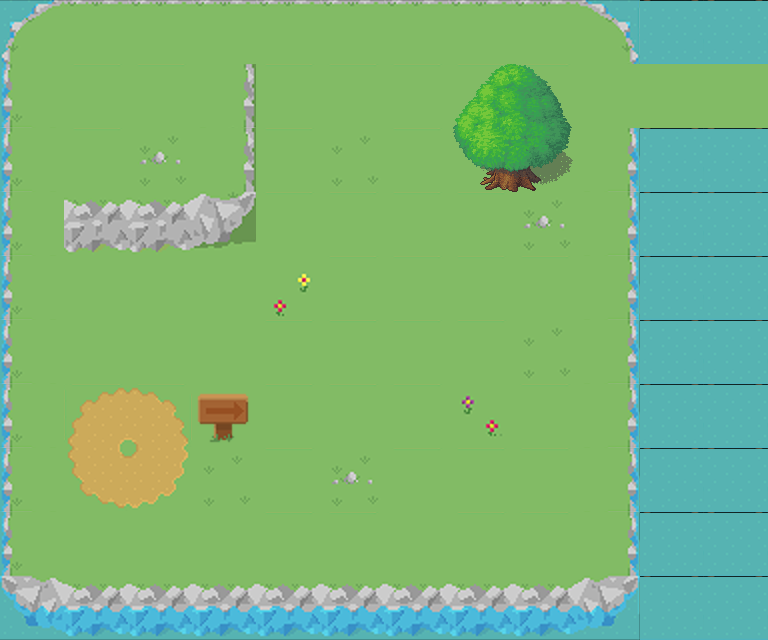

A level layout from a 2D game, rendered from its tile map. Below: a short description, then the map file with tile-grid data replaced by summaries:
An orthogonal 12x10 tile map with 64x64 px tiles, 2 tile layers (ground, terrain), 5 tilesets and 20 objects (4x ITEM, 2x tree, 2x PORTAL, panneau, water, ...).

<map version="1.0" orientation="orthogonal" renderorder="right-up" width="12" height="10" tilewidth="64" tileheight="64" nextobjectid="63">
 <tileset firstgid="1" source="tile2map64.tsx" />
 <tileset firstgid="61" name="test" tilewidth="0" tileheight="0" tilecount="0" columns="0" />
 <tileset firstgid="61" name="objects" tilewidth="128" tileheight="128" tilecount="1" columns="0">
  <tile id="0">
   <image width="128" height="128" source="tree2.png" />
   <objectgroup draworder="index">
    <object id="1" x="69.3333" y="2">
     <polygon points="0,0 -15.3333,0 -63.3333,58 -56,87.3333 -30,103.333 -36,115.333 -23.3333,125.333 7.33333,126 25.3333,114.667 14,100.667 36,94.6667 51.3333,80 54,62.6667 43.3333,39.3333 29.3333,17.3333 10,1.33333" />
    </object>
   </objectgroup>
  </tile>
 </tileset>
 <tileset firstgid="62" name="tile3map64" tilewidth="64" tileheight="64" tilecount="24" columns="4">
  <image source="tile3map64.png" width="256" height="384" />
  <tile id="0">
   <objectgroup draworder="index" />
  </tile>
 </tileset>
 <tileset firstgid="86" name="tile4map64" tilewidth="64" tileheight="64" tilecount="64" columns="4">
  <image source="tile4map64.png" width="256" height="1024" />
 </tileset>
 <layer name="ground" width="12" height="10">
  <data>[120 cells, 120 non-empty, 23 distinct tile ids]</data>
 </layer>
 <layer name="terrain" width="12" height="10">
  <data>[120 cells, 3 non-empty, 3 distinct tile ids]</data>
 </layer>
 <objectgroup name="zindex">
  <object id="35" name="panneau" x="233.333" y="438">
   <polygon points="0,0 -0.666667,-15.3333 13.3333,-16 12,-42 -35.3333,-42 -35.3333,-16 -20,-15.3333 -20.6667,2" />
  </object>
  <object id="58" name="tree" x="544" y="192">
   <polygon points="-32,0 -64,0 -64,-16 -80,-32 -96,-64 -48,-128 -16,-128 16,-96 32,-64 16,-32 -16,-16 0,0" />
  </object>
 </objectgroup>
 <objectgroup name="collision">
  <object id="12" x="66" y="206">
   <polygon points="69,-14 158,-12 176,-16 175,-136.667 189,-137 192,0 160,48 -2,47 -1,-12" />
  </object>
  <object id="21" x="0" y="638.667">
   <polygon points="0,0 22.6667,-2 22.6667,-636.667 0,-637.333" />
  </object>
  <object id="22" x="24" y="0.666667">
   <polygon points="0,0 0,20 28.6667,10 572.667,14.6667 574,-0.666667" />
  </object>
  <object id="23" x="600" y="1.33333">
   <polygon points="0,0 -1.33333,16.6667 18.6667,30 24,62.6667 168,62.6667 168,-1.33333" />
  </object>
  <object id="24" x="637.333" y="578.667">
   <polygon points="0,0 -616,-2.66667 -614.667,58.6667 0,60.6667" />
  </object>
  <object id="34" x="214.667" y="438.667">
   <polygon points="0,0 18.6667,0.666667 16.6667,-15.3333 1.33333,-16" />
  </object>
  <object id="53" name="water" x="768" y="128">
   <polygon points="-64,0 -144,0 -144,512 0,512 0,0" />
  </object>
  <object id="56" x="768" y="64">
   <polygon points="0,0 -16,0 -16,64 0,64" />
  </object>
  <object id="59" name="tree" x="544" y="192">
   <polygon points="0,0 -64,0 -48,-32 -16,-32" />
  </object>
 </objectgroup>
 <objectgroup name="items">
  <object id="38" name="Gear" type="ITEM" gid="20" x="512" y="321" width="64" height="64" />
  <object id="39" name="VialBlue" type="ITEM" gid="20" x="128" y="128" width="64" height="64" />
  <object id="61" name="VialRed" type="ITEM" gid="20" x="432" y="112" width="64" height="64" />
  <object id="62" name="VialGreen" type="ITEM" gid="20" x="256" y="208" width="64" height="64" />
 </objectgroup>
 <objectgroup name="interactions">
  <object id="54" name="portal2" type="PORTAL" gid="16" x="672" y="128" width="61" height="64" />
  <object id="36" name="portal1" type="PORTAL" gid="12" x="96" y="477" width="64" height="64" />
  <object id="44" name="npc1" gid="16" x="250" y="450" width="64" height="64" />
  <object id="60" name="test_challenge" type="CHALLENGE" gid="16" x="528" y="512" width="64" height="64" />
 </objectgroup>
</map>
